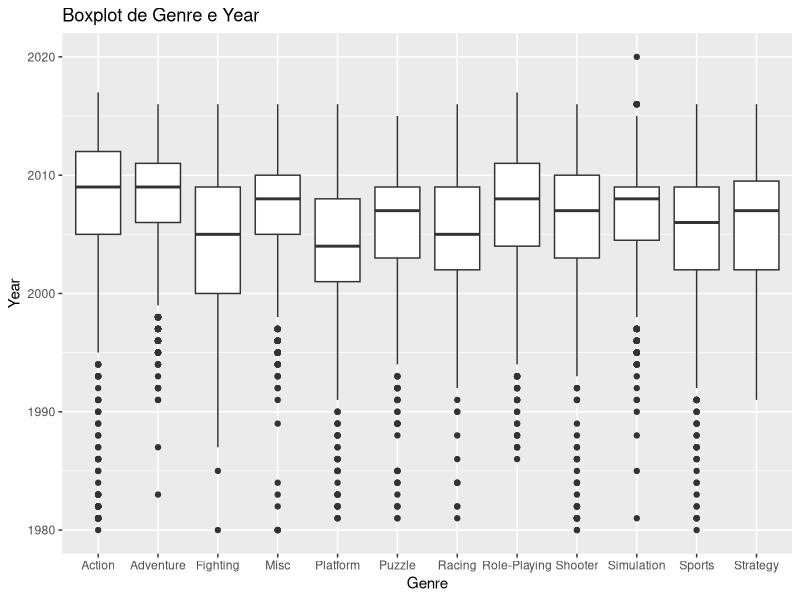
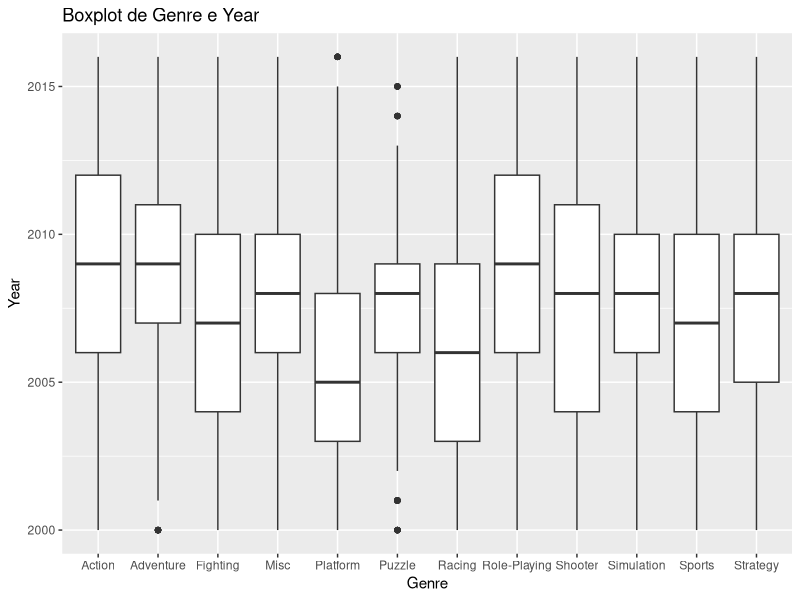
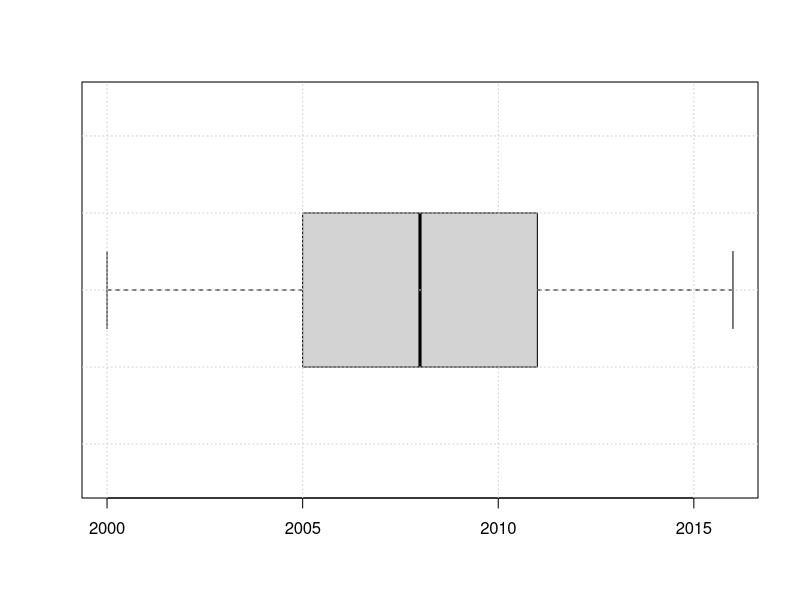
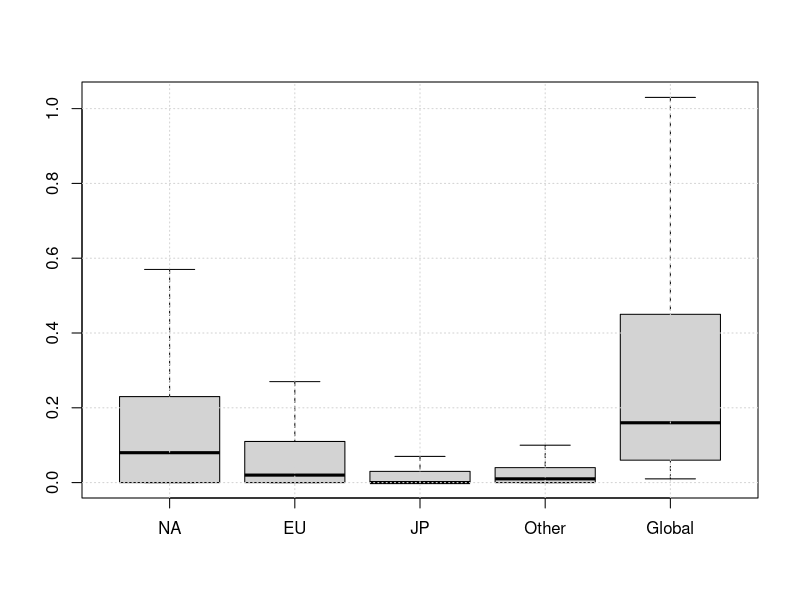
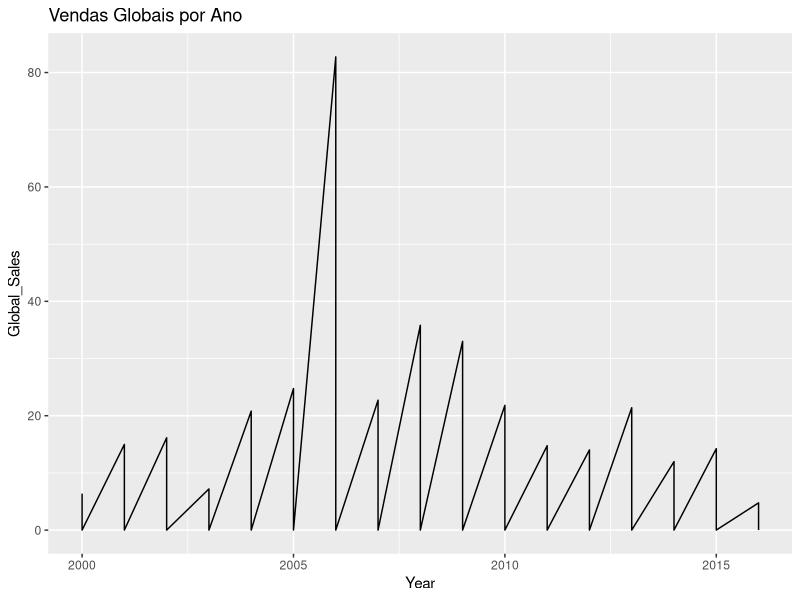
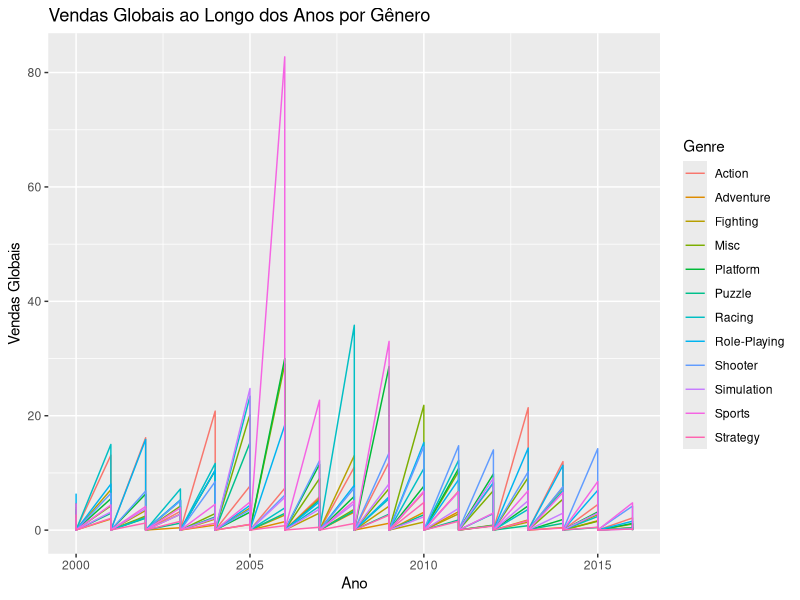
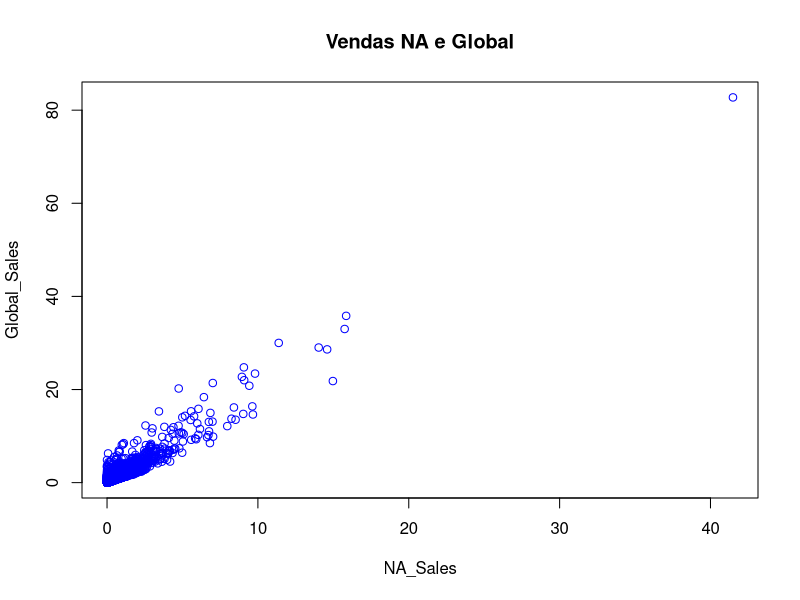
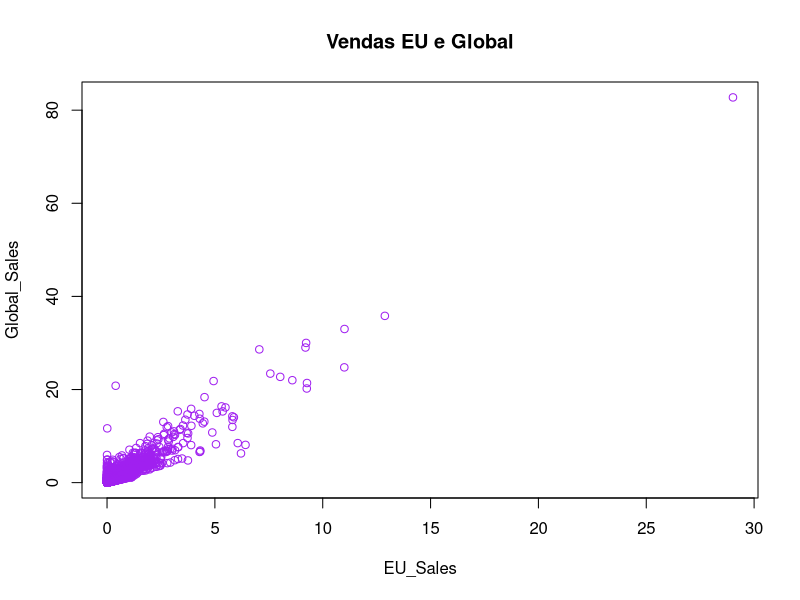

Recreate these plots in R, in order.
install.packages("ggplot2")
install.packages("e1071")

library(e1071)
library(ggplot2)

#______________________________________________________________________________
# Leitura dos dados ___________________________________________________________
vgsales_raw <- read.csv('vgsales.csv', header = TRUE, sep = ",", dec = ".", 
                        stringsAsFactors = TRUE, na.strings = "NA")

#______________________________________________________________________________
# Exibição dos dados brutos ___________________________________________________
head(vgsales_raw)
summary(vgsales_raw)
str(vgsales_raw)
View(vgsales_raw)

#Transformação da var Year [FACTOR] em [Int]
vgsales_raw$Year <- as.integer(as.character(vgsales_raw$Year)) 
str(vgsales_raw)

#______________________________________________________________________________
# Observação de outliers para 'Year' antes de 2000 e depois de 2016 ___________

ggplot(vgsales_raw, aes(x=Genre, y=Year))+geom_boxplot()+
  labs(title="Boxplot de Genre e Year", x="Genre", y="Year")

#______________________________________________________________________________
# Filtro de ano (2000 a 2016) para diminuição de outliers _____________________

vgsales <- subset(vgsales_raw, Year >= 2000 & Year <= 2016)

#______________________________________________________________________________
# Verificação de colunas com dado vazio _______________________________________

sum(is.na(vgsales$Rank))                                  # 0
sum(is.na(vgsales$Name))                                  # 0
sum(is.na(vgsales$Platform))                              # 0
sum(is.na(vgsales$Year))                                  # 271
sum(is.na(vgsales$Genre))                                 # 0
sum(is.na(vgsales$Publisher))                             # 36
sum(is.na(vgsales$NA_Sales))                              # 0
sum(is.na(vgsales$EU_Sales))                              # 0
sum(is.na(vgsales$JP_Sales))                              # 0
sum(is.na(vgsales$Other_Sales))                           # 0
sum(is.na(vgsales$Global_Sales))                          # 0

#______________________________________________________________________________
# Remoção de NA na coluna 'Year' e 'Publisher' ________________________________

vgsales <- subset(vgsales, Year != "NA" & Publisher != "NA")
sum(is.na(vgsales$Year))
sum(is.na(vgsales$Publisher))
#______________________________________________________________________________
# Re-ordenando rank de vendas _________________________________________________

vgsales_size <- nrow(vgsales)
for (idx in 1:vgsales_size){
  vgsales$Rank[idx] <- idx
}

#______________________________________________________________________________
# Visualizando o boxplot dos dados após limpeza _______________________________

ggplot(vgsales, aes(x=Genre, y=Year))+geom_boxplot()+
  labs(title="Boxplot de Genre e Year", x="Genre", y="Year")

#______________________________________________________________________________




#______________________________________________________________________________
# Dados quantitativos _________________________________________________________
## Global Sales: ______________________________________________________________

gs_min <- min(vgsales$Global_Sales)
gs_max <- max(vgsales$Global_Sales)
gs_mean <- mean(vgsales$Global_Sales)
gs_median <- median(vgsales$Global_Sales)
gs_moda <- names(sort(-table(vgsales$Global_Sales)))[1]
gs_amplitude <- gs_max - gs_min
gs_AIQ <- quantile(vgsales$Global_Sales, 0.75) - quantile(vgsales$Global_Sales, 0.25)
gs_var <- var(vgsales$Global_Sales)
gs_dp <- sd(vgsales$Global_Sales)
gs_achatamento <- kurtosis(vgsales$Global_Sales)

## NA Sales: __________________________________________________________________

na_sales_min <- min(vgsales$NA_Sales)
na_sales_max <- max(vgsales$NA_Sales)
na_sales_mean <- mean(vgsales$NA_Sales)
na_sales_median <- median(vgsales$NA_Sales)
na_sales_moda <- names(sort(-table(vgsales$NA_Sales)))[1]
na_sales_amplitude <- na_sales_max - na_sales_min
na_sales_AIQ <- quantile(vgsales$NA_Sales, 0.75) - quantile(vgsales$NA_Sales, 0.25)
na_sales_var <- var(vgsales$NA_Sales)
na_sales_dp <- sd(vgsales$NA_Sales)
na_sales_achatamento <- kurtosis(vgsales$NA_Sales)

## EU Sales: __________________________________________________________________

eu_sales_min <- min(vgsales$EU_Sales)
eu_sales_max <- max(vgsales$EU_Sales)
eu_sales_mean <- mean(vgsales$EU_Sales)
eu_sales_median <- median(vgsales$EU_Sales)
eu_sales_moda <- names(sort(-table(vgsales$EU_Sales)))[1]
eu_sales_amplitude <- eu_sales_max - eu_sales_min
eu_sales_AIQ <- quantile(vgsales$EU_Sales, 0.75) - quantile(vgsales$EU_Sales, 0.25)
eu_sales_var <- var(vgsales$EU_Sales)
eu_sales_dp <- sd(vgsales$EU_Sales)
eu_sales_achatamento <- kurtosis(vgsales$EU_Sales)

## JP Sales: __________________________________________________________________

jp_sales_min <- min(vgsales$JP_Sales)
jp_sales_max <- max(vgsales$JP_Sales)
jp_sales_mean <- mean(vgsales$JP_Sales)
jp_sales_median <- median(vgsales$JP_Sales)
jp_sales_moda <- names(sort(-table(vgsales$JP_Sales)))[1]
jp_sales_amplitude <- jp_sales_max - jp_sales_min
jp_sales_AIQ <- quantile(vgsales$JP_Sales, 0.75) - quantile(vgsales$JP_Sales, 0.25)
jp_sales_var <- var(vgsales$JP_Sales)
jp_sales_dp <- sd(vgsales$JP_Sales)
jp_sales_achatamento <- kurtosis(vgsales$JP_Sales)

## Other Sales: _______________________________________________________________

other_sales_min <- min(vgsales$Other_Sales)
other_sales_max <- max(vgsales$Other_Sales)
other_sales_mean <- mean(vgsales$Other_Sales)
other_sales_median <- median(vgsales$Other_Sales)
other_sales_moda <- names(sort(-table(vgsales$Other_Sales)))[1]
other_sales_amplitude <- other_sales_max - other_sales_min
other_sales_AIQ <- quantile(vgsales$Other_Sales, 0.75) - quantile(vgsales$Other_Sales, 0.25)
other_sales_var <- var(vgsales$Other_Sales)
other_sales_dp <- sd(vgsales$Other_Sales)
other_sales_achatamento <- kurtosis(vgsales$Other_Sales)

## Year: ______________________________________________________________________

year_min <- min(vgsales$Year)
year_max <- max(vgsales$Year)
year_mean <- mean(vgsales$Year)
year_median <- median(vgsales$Year)
year_moda <- names(sort(-table(vgsales$Year)))[1]
year_amplitude <- year_max - year_min
year_AIQ <- quantile(vgsales$Year, 0.75) - quantile(vgsales$Year, 0.25)
year_var <- var(vgsales$Year)
year_dp <- sd(vgsales$Year)
year_achatamento <- kurtosis(vgsales$Year)

## Tabela com todas as analises dos dados quantitativos: ______________________
options(scipen = 999)
quantit_stats <- data.frame(Mínimo = c(year_min, gs_min, na_sales_min, eu_sales_min, jp_sales_min, other_sales_min),
                            Máximo = c(year_max, gs_max, na_sales_max, eu_sales_max, jp_sales_max, other_sales_max),
                            Média = c(year_mean, gs_mean, na_sales_mean, eu_sales_mean, jp_sales_mean, other_sales_mean),
                            Mediana = c(year_median, gs_median, na_sales_median, eu_sales_median, jp_sales_median, other_sales_median),
                            Moda = c(year_moda, gs_moda, na_sales_moda, eu_sales_moda, jp_sales_moda, other_sales_moda),
                            Amplitude = c(year_amplitude, gs_amplitude, na_sales_amplitude, eu_sales_amplitude, jp_sales_amplitude, other_sales_amplitude),
                            AIQ = c(year_AIQ, gs_AIQ, na_sales_AIQ, eu_sales_AIQ, jp_sales_AIQ, other_sales_AIQ),
                            Variância = c(year_var, gs_var, na_sales_var, eu_sales_var, jp_sales_var, other_sales_var),
                            Desvio_Padrão = c(year_dp, gs_dp, na_sales_dp, eu_sales_dp, jp_sales_dp, other_sales_dp),
                            Achatamento = c(year_achatamento, gs_achatamento, na_sales_achatamento, eu_sales_achatamento, jp_sales_achatamento, other_sales_achatamento))


rownames(quantit_stats) <- c("Ano", "Global_Sales", "NA_Sales", "EU_Sales", "JP_Sales", "Other_Sales")
View(quantit_stats)
#______________________________________________________________________________
#Visualização de dados quantitativos pelo Boxplot
#Boxplot-Year
boxplot(vgsales$Year,horizontal=TRUE)
grid()

#Boxplot-Vendas Regionais e Globais
boxplot(vgsales$NA_Sales, vgsales$EU_Sales, vgsales$JP_Sales, vgsales$Other_Sales, vgsales$Global_Sales, xaxt = "n", outline=FALSE)
axis(1, at=1:5, labels=c("NA", "EU", "JP", "Other", "Global"))
grid()
#______________________________________________________________________________
#Gráfico de Linhas/Séries Temporais - Vendas Globais por Ano
ggplot(vgsales, aes(x = Year, y = Global_Sales)) + geom_line() + labs(x = "Year", y = "Global_Sales", title = "Vendas Globais por Ano")

#Gráfico de Linhas para Visualizar Vendas Globais ao Longo dos Anos por Gênero
ggplot(vgsales, aes(x = Year, y = Global_Sales, color = Genre)) + geom_line() + 
  labs(x = 'Ano', y = 'Vendas Globais', title = 'Vendas Globais ao Longo dos Anos por Gênero')

#Gráfico de dispersão comparativo entre regiões e global
plot(vgsales$NA_Sales,vgsales$Global_Sales,xlab = "NA_Sales", ylab = "Global_Sales", main="Vendas NA e Global", col="blue")
plot(vgsales$EU_Sales,vgsales$Global_Sales,xlab = "EU_Sales", ylab = "Global_Sales", main="Vendas EU e Global", col="purple")
plot(vgsales$JP_Sales,vgsales$Global_Sales,xlab = "JP_Sales", ylab = "Global_Sales", main="Vendas JP e Global", col="red")
plot(vgsales$Other_Sales,vgsales$Global_Sales,xlab = "Other_Sales", ylab = "Global_Sales", main="Vendas Other e Global", col="orange")

#Cálculo do coeficiente de Pearson
cor(vgsales$NA_Sales,vgsales$Global_Sales)
cor(vgsales$EU_Sales,vgsales$Global_Sales)
cor(vgsales$JP_Sales,vgsales$Global_Sales)
cor(vgsales$Other_Sales,vgsales$Global_Sales)

#Gráfico de Dispersão para Comparar Vendas Globais com Vendas em outras Regiões
plot(vgsales$NA_Sales, vgsales$Global_Sales, xlab='Vendas Regionais', ylab='Vendas Globais', 
     main='Vendas Regionais vs. Vendas Globais', col='blue')
points(vgsales$EU_Sales, vgsales$Global_Sales, col='purple')
points(vgsales$JP_Sales, vgsales$Global_Sales, col='red')
points(vgsales$Other_Sales, vgsales$Global_Sales, col='orange')
legend('bottomright', legend=c('América do Norte', 'Europa', 'Japão', 'Outras Regiões'), 
       col=c('blue', 'purple', 'red', 'orange'), pch=1)

#______________________________________________________________________________
# Dados qualitativos___________________________________________________________
## Gráfico de pizza____________________________________________________________

genre_fa <-table(vgsales$Genre)
genre_fpct <- prop.table(genre_fa) * 100
pie(genre_fpct, main='Frequência relativa percentual')

#______________________________________________________________________________
# Gráfico de Global_Sales x Platform:

sales_by_platform <- aggregate(Global_Sales ~ Platform, data = vgsales, sum)
ggplot(sales_by_platform, aes(x = Platform, y = Global_Sales,label = Global_Sales)) +
  geom_bar(stat = "identity", aes(fill = Platform), color="black") +
  geom_text(vjust=2, size=4) + 
  labs(x="Plataforma", y="Vendas Globais (em milhões de unidades)", title="Vendas Globais de video-jogos por Plataforma") + 
  theme_bw()+guides(fill = FALSE)

#______________________________________________________________________________
#Gráfico de Área para Visualizar Evolução das Vendas por Plataforma
ggplot(vgsales, aes(x = Year, y = Global_Sales, fill = Platform)) +
  geom_area() +
  labs(x = "Ano", y = "Vendas Globais", title = "Evolução das Vendas por Plataforma") +
  theme_minimal()

#______________________________________________________________________________
# Gráfico de vendas totais por Gênero:
ggplot(vgsales, aes(x = reorder(Genre, - Global_Sales), y = Global_Sales)) +
  geom_bar(stat = "identity", color="green", fill="white") +
  labs(x="Gênero", y="Vendas totais", title="Vendas totais por Gênero") + 
  theme_bw()

#______________________________________________________________________________
# Gráfico de Global_Sales x Publisher:
# Obtendo apenas para o Top 10 publicadoras pois ao todo temos mais de 400 publishers
# o que para plotar ficaria com uma visualização ruim

sales_by_publisher <- aggregate(Global_Sales ~ Publisher, data = vgsales, sum)
sales_by_publisher <- sales_by_publisher[order(-sales_by_publisher$Global_Sales), ]
sales_by_publisher_top_20_publishers <- head(sales_by_publisher, 10)
ggplot(sales_by_publisher_top_20_publishers, aes(x = Publisher, y = Global_Sales,label = Global_Sales)) +
  geom_bar(stat = "identity", color="green", fill="white") +
  geom_text(vjust=2, size=4) + 
  labs(x="Publicadora", y="Vendas Globais (em milhões de unidades)", title="Vendas Globais de video-jogos por Publicadora") + 
  theme_bw()

# Gráfico de Top 10 Maiores 1000 Ranks por Publisher:

vgsales_Rank1000 <- vgsales[vgsales$Rank <= 1000, ]
publishers_count_Rank1000 <- table(vgsales_Rank1000$Publisher)
publishers_count_Rank1000 <- sort(publishers_count_Rank1000, decreasing = TRUE)
top_publishers_Rank1000 <- names(publishers_count_Rank1000)[1:10]
df_Rank1000 <- data.frame(Publisher = names(publishers_count_Rank1000), Count = as.numeric(publishers_count_Rank1000))
df_Rank1000 <- head(df_Rank1000, 10)
View(df_Rank1000)

ggplot(df_Rank1000, aes(x = Publisher, y = Count,label = Count)) +
  geom_bar(stat = "identity", color="green", fill="white") +
  geom_text(vjust=2, size=4) + 
  labs(x="Publicadora", y="Qntde. de jogos dentro do Rank Top 1000", title="Qntde. de jogos dentro do Rank Top 1000 por Publicadora") + 
  theme_bw()

#______________________________________________________________________________
#gráficos de associações qualitativa___________________________________________

#Gráfico de Barras para a Frequência de Gêneros de Jogos
genre_fa <- table(vgsales$Genre)
barplot(genre_fa, main='Frequência de Gêneros de Jogos', xlab='Gênero', ylab='Frequência', col='blue')

#______________________________________________________________________________
#Gráfico de Barras para as Vendas Globais por Plataforma
sales_by_platform <- aggregate(Global_Sales ~ Platform, data = vgsales, sum)
barplot(sales_by_platform$Global_Sales, names.arg = sales_by_platform$Platform, 
        main='Vendas Globais por Plataforma', xlab='Plataforma', ylab='Vendas Globais', col='green')

#______________________________________________________________________________
#Gráfico de Barras para as Vendas Totais por Gênero
total_sales_by_genre <- aggregate(Global_Sales ~ Genre, data = vgsales, sum)
barplot(total_sales_by_genre$Global_Sales, names.arg = total_sales_by_genre$Genre, 
        main='Vendas Totais por Gênero', xlab='Gênero', ylab='Vendas Totais', col='purple')

#______________________________________________________________________________
#Gráfico de Barras para as Vendas Globais por Ano
library(ggplot2)
ggplot(vgsales, aes(x = Year, y = Global_Sales)) +
  geom_bar(stat = "summary", fun = "sum", fill = "blue") +
  labs(x = "Ano", y = "Vendas Globais", title = "Vendas Globais por Ano") +
  theme_minimal()

#______________________________________________________________________________
#Gráficos de Associação Quantitativa
#Gráfico de Dispersão para Comparar Vendas na América do Norte com Vendas Globais

plot(vgsales$NA_Sales, vgsales$Global_Sales, xlab='Vendas na América do Norte', ylab='Vendas Globais', 
     main='Vendas na América do Norte vs. Vendas Globais', col='blue')

#______________________________________________________________________________
#Gráfico de Linhas para Visualizar as Vendas Globais ao Longo dos Anos
ggplot(vgsales, aes(x = Year, y = Global_Sales)) + geom_line() + 
  labs(x = 'Ano', y = 'Vendas Globais', title = 'Vendas Globais ao Longo dos Anos')

#______________________________________________________________________________
#Gráficos de Associação Quantitativa mais aprimorado___________________________

#______________________________________________________________________________
#Este gráfico de dispersão compara as vendas globais de jogos com as 
#vendas em outras regiões (América do Norte, Europa, Japão e outras regiões). 
#Cada ponto representa um jogo, onde as coordenadas representam as vendas globais 
#e as vendas nas outras regiões. Isso ajuda a identificar padrões de vendas em 
#diferentes partes do mundo.

#Gráfico de Dispersão para Comparar Vendas na Europa com Vendas Globais
plot(vgsales$EU_Sales, vgsales$Global_Sales, xlab='Vendas na Europa', ylab='Vendas Globais', 
     main='Vendas na Europa vs. Vendas Globais', col='purple')

#Gráfico de Dispersão para Comparar Vendas no Japão com Vendas Globais
plot(vgsales$JP_Sales, vgsales$Global_Sales, xlab='Vendas no Japão', ylab='Vendas Globais', 
     main='Vendas no Japão vs. Vendas Globais', col='red')

#______________________________________________________________________________
#Neste gráfico, as linhas representam as vendas globais de jogos ao longo dos anos para 
#cada gênero de jogo. Cada linha representa um gênero, permitindo visualizar como as vendas 
#desse gênero evoluíram ao longo do tempo.

#______________________________________________________________________________
#Gráfico de Dispersão para Comparar Vendas na Europa e América do Norte
plot(vgsales$EU_Sales, vgsales$NA_Sales, xlab = "Vendas na Europa", ylab = "Vendas na América do Norte", 
     main = "Vendas na Europa vs. Vendas na América do Norte", col = "purple")

#______________________________________________________________________________
#Gráfico de Boxplot para Visualizar Distribuição de Vendas por Gênero
ggplot(vgsales, aes(x = Genre, y = Global_Sales)) +
  geom_boxplot(fill = "green") +
  labs(x = "Gênero", y = "Vendas Globais", title = "Distribuição de Vendas por Gênero") +
  theme_minimal()


#______________________________________________________________________________

# 1. Associação de Global_Sales com as outras variaveis numéricas (NA,JP,EU,Other,Year)
# 2. Gráficos: Vendas totais por Região, Vendas por Genero 
# 3. Escrever

#______________________________________________________________________________
